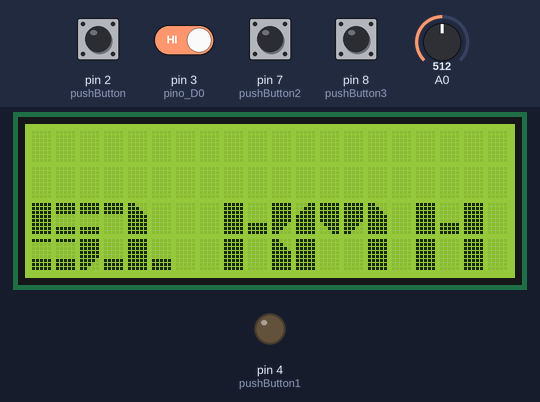
A sketch run on a simulated Arduino Uno, built with avr-gcc and run on an emulated ATmega328P. On the bench: 20×4 character LCD, output pins drawn as LEDs (lit = HIGH). Inputs (shaded band) come from the test bench; at power-on: pin 3 (pino_D0) HIGH, pin 2 (pushButton), pin 7 (pushButton2), pin 8 (pushButton3) LOW, A0 = 512. Pins used as bus, display or sensor lines are not drawn; what the sketch prints to the serial monitor is not drawn.

Above: at 1.3 s.
1.4 s: A0 set to 716
At 2.3 s:
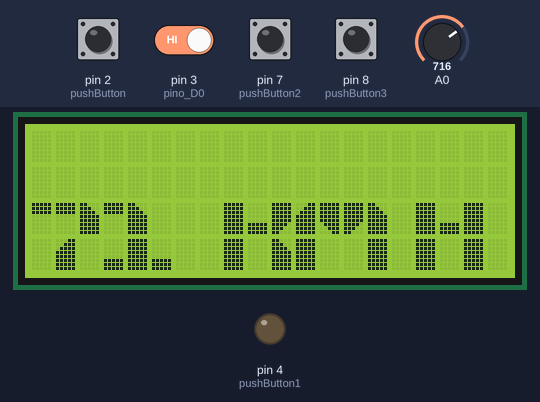
3.0 s: pin 3 (pino_D0) driven LOW
At 3.6 s:
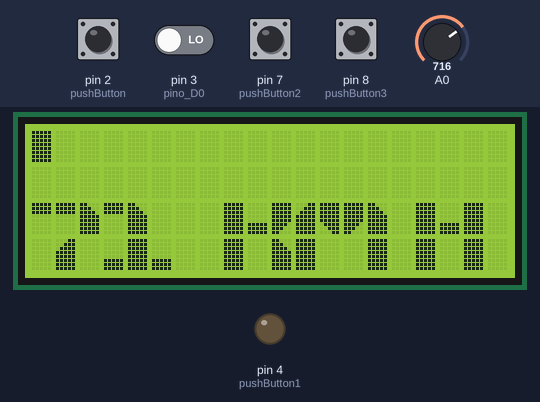
4.6 s: A0 set to 900
At 5.4 s:
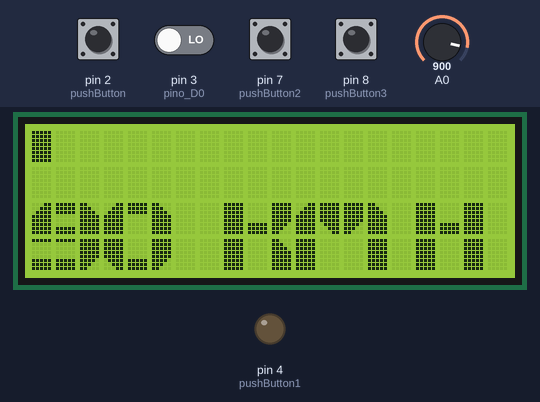
6.1 s: A0 set to 1023
At 6.5 s:
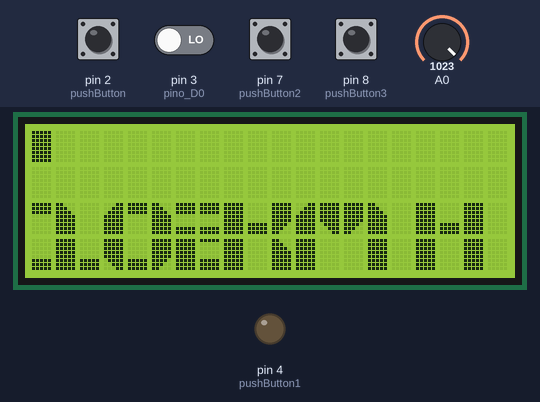
7.7 s: A0 set to 511
At 8.8 s:
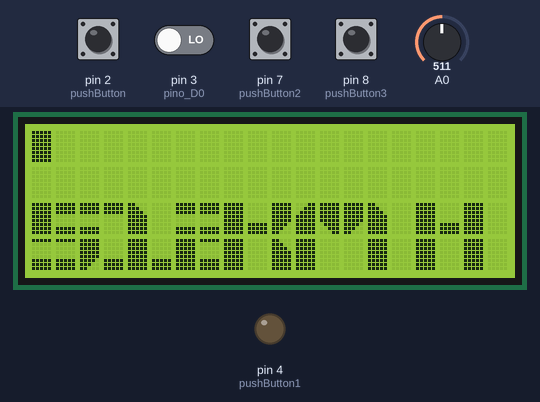
9.3 s: A0 set to 0
At 10.0 s:
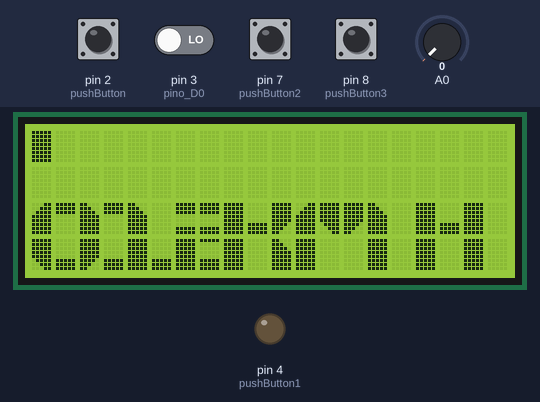
Timing chart, 0 to 12.0 s (numbered marks = the images above; inputs shaded):
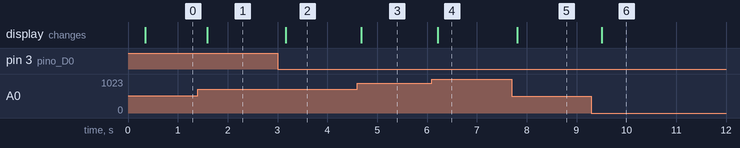

The sketch:

codigo_geral.ino
```cpp
//================================== LIB CONFIG =============================================================
#include <LiquidCrystal_I2C.h>
#include <Wire.h>
LiquidCrystal_I2C lcd(0x3F,2,1,0,4,5,6,7,3, POSITIVE);
//================================== LIB CONFIG =============================================================


//************************************DISPLAY FONT CONFIG******************************************************
#define build 1
#define revision 1
//************************************ DISPLAY FONT CONFIG*****************************************************


// ================================================ DISPLAY ========================================================

const char custom[][8] PROGMEM = {                        // Custom character definitions
      { 0x1F, 0x1F, 0x1F, 0x00, 0x00, 0x00, 0x00, 0x00 }, // char 1
      { 0x18, 0x1C, 0x1E, 0x1F, 0x1F, 0x1F, 0x1F, 0x1F }, // char 2
      { 0x1F, 0x1F, 0x1F, 0x1F, 0x1F, 0x0F, 0x07, 0x03 }, // char 3
      { 0x00, 0x00, 0x00, 0x00, 0x00, 0x1F, 0x1F, 0x1F }, // char 4
      { 0x1F, 0x1F, 0x1F, 0x1F, 0x1F, 0x1E, 0x1C, 0x18 }, // char 5
      { 0x1F, 0x1F, 0x1F, 0x00, 0x00, 0x00, 0x1F, 0x1F }, // char 6
      { 0x1F, 0x00, 0x00, 0x00, 0x00, 0x1F, 0x1F, 0x1F }, // char 7
      { 0x03, 0x07, 0x0F, 0x1F, 0x1F, 0x1F, 0x1F, 0x1F }  // char 8
};
// ================================================ DISPLAY ========================================================
// BIG FONT Character Set
// - Each character coded as 1-4 byte sets {top_row(0), top_row(1)... bot_row(0), bot_row(0)..."}
// - number of bytes terminated with 0x00; Character is made from [number_of_bytes/2] wide, 2 high
// - codes are: 0x01-0x08 => custom characters, 0x20 => space, 0xFF => black square
// ================================================ DISPLAY ========================================================

const char bigChars[][8] PROGMEM = {
      { 0x20, 0x20, 0x00, 0x00, 0x00, 0x00, 0x00, 0x00 }, // Space
      { 0xFF, 0x07, 0x00, 0x00, 0x00, 0x00, 0x00, 0x00 }, // !
      { 0x05, 0x05, 0x20, 0x20, 0x00, 0x00, 0x00, 0x00 }, // "
      { 0x04, 0xFF, 0x04, 0xFF, 0x04, 0x01, 0xFF, 0x01 }, // #
      { 0x08, 0xFF, 0x06, 0x07, 0xFF, 0x05, 0x00, 0x00 }, // $
      { 0x01, 0x20, 0x04, 0x01, 0x04, 0x01, 0x20, 0x04 }, // %
      { 0x08, 0x06, 0x02, 0x20, 0x03, 0x07, 0x02, 0x04 }, // &
      { 0x05, 0x20, 0x00, 0x00, 0x00, 0x00, 0x00, 0x00 }, // '
      { 0x08, 0x01, 0x03, 0x04, 0x00, 0x00, 0x00, 0x00 }, // (
      { 0x01, 0x02, 0x04, 0x05, 0x00, 0x00, 0x00, 0x00 }, // )
      { 0x01, 0x04, 0x04, 0x01, 0x04, 0x01, 0x01, 0x04 }, // *
      { 0x04, 0xFF, 0x04, 0x01, 0xFF, 0x01, 0x00, 0x00 }, // +
      { 0x20, 0x05, 0x00, 0x00, 0x00, 0x00, 0x00, 0x00 }, //
      { 0x04, 0x04, 0x04, 0x20, 0x20, 0x20, 0x00, 0x00 }, // -
      { 0x20, 0x04, 0x00, 0x00, 0x00, 0x00, 0x00, 0x00 }, // .
      { 0x20, 0x20, 0x04, 0x01, 0x04, 0x01, 0x20, 0x20 }, // /
      { 0x08, 0x01, 0x02, 0x03, 0x04, 0x05, 0x00, 0x00 }, // 0
      { 0x01, 0x02, 0x20, 0x04, 0xFF, 0x04, 0x00, 0x00 }, // 1
      { 0x06, 0x06, 0x02, 0xFF, 0x07, 0x07, 0x00, 0x00 }, // 2
      { 0x01, 0x06, 0x02, 0x04, 0x07, 0x05, 0x00, 0x00 }, // 3
      { 0x03, 0x04, 0xFF, 0x20, 0x20, 0xFF, 0x00, 0x00 }, // 4
      { 0xFF, 0x06, 0x06, 0x07, 0x07, 0x05, 0x00, 0x00 }, // 5
      { 0x08, 0x06, 0x06, 0x03, 0x07, 0x05, 0x00, 0x00 }, // 6
      { 0x01, 0x01, 0x02, 0x20, 0x08, 0x20, 0x00, 0x00 }, // 7
      { 0x08, 0x06, 0x02, 0x03, 0x07, 0x05, 0x00, 0x00 }, // 8
      { 0x08, 0x06, 0x02, 0x07, 0x07, 0x05, 0x00, 0x00 }, // 9
      { 0xA5, 0xA5, 0x00, 0x00, 0x00, 0x00, 0x00, 0x00 }, // :
      { 0x04, 0x05, 0x00, 0x00, 0x00, 0x00, 0x00, 0x00 }, // ;
      { 0x20, 0x04, 0x01, 0x01, 0x01, 0x04, 0x00, 0x00 }, // <
      { 0x04, 0x04, 0x04, 0x01, 0x01, 0x01, 0x00, 0x00 }, // =
      { 0x01, 0x04, 0x20, 0x04, 0x01, 0x01, 0x00, 0x00 }, // >
      { 0x01, 0x06, 0x02, 0x20, 0x07, 0x20, 0x00, 0x00 }, // ?
      { 0x08, 0x06, 0x02, 0x03, 0x04, 0x04, 0x00, 0x00 }, // @
      { 0x08, 0x06, 0x02, 0xFF, 0x20, 0xFF, 0x00, 0x00 }, // A
      { 0xFF, 0x06, 0x05, 0xFF, 0x07, 0x02, 0x00, 0x00 }, // B
      { 0x08, 0x01, 0x01, 0x03, 0x04, 0x04, 0x00, 0x00 }, // C
      { 0xFF, 0x01, 0x02, 0xFF, 0x04, 0x05, 0x00, 0x00 }, // D
      { 0xFF, 0x06, 0x06, 0xFF, 0x07, 0x07, 0x00, 0x00 }, // E
      { 0xFF, 0x06, 0x06, 0xFF, 0x20, 0x20, 0x00, 0x00 }, // F
      { 0x08, 0x01, 0x01, 0x03, 0x04, 0x02, 0x00, 0x00 }, // G
      { 0xFF, 0x04, 0xFF, 0xFF, 0x20, 0xFF, 0x00, 0x00 }, // H
      { 0x01, 0xFF, 0x01, 0x04, 0xFF, 0x04, 0x00, 0x00 }, // I
      { 0x20, 0x20, 0xFF, 0x04, 0x04, 0x05, 0x00, 0x00 }, // J
      { 0xFF, 0x04, 0x05, 0xFF, 0x20, 0x02, 0x00, 0x00 }, // K
      { 0xFF, 0x20, 0x20, 0xFF, 0x04, 0x04, 0x00, 0x00 }, // L
      { 0x08, 0x03, 0x05, 0x02, 0xFF, 0x20, 0x20, 0xFF }, // M
      { 0xFF, 0x02, 0x20, 0xFF, 0xFF, 0x20, 0x03, 0xFF }, // N
      { 0x08, 0x01, 0x02, 0x03, 0x04, 0x05, 0x00, 0x00 }, // 0
      { 0x08, 0x06, 0x02, 0xFF, 0x20, 0x20, 0x00, 0x00 }, // P
      { 0x08, 0x01, 0x02, 0x20, 0x03, 0x04, 0xFF, 0x04 }, // Q
      { 0xFF, 0x06, 0x02, 0xFF, 0x20, 0x02, 0x00, 0x00 }, // R
      { 0x08, 0x06, 0x06, 0x07, 0x07, 0x05, 0x00, 0x00 }, // S
      { 0x01, 0xFF, 0x01, 0x20, 0xFF, 0x20, 0x00, 0x00 }, // T
      { 0xFF, 0x20, 0xFF, 0x03, 0x04, 0x05, 0x00, 0x00 }, // U
      { 0x03, 0x20, 0x20, 0x05, 0x20, 0x02, 0x08, 0x20 }, // V
      { 0xFF, 0x20, 0x20, 0xFF, 0x03, 0x08, 0x02, 0x05 }, // W
      { 0x03, 0x04, 0x05, 0x08, 0x20, 0x02, 0x00, 0x00 }, // X
      { 0x03, 0x04, 0x05, 0x20, 0xFF, 0x20, 0x00, 0x00 }, // Y
      { 0x01, 0x06, 0x05, 0x08, 0x07, 0x04, 0x00, 0x00 }, // Z
      { 0xFF, 0x01, 0xFF, 0x04, 0x00, 0x00, 0x00, 0x00 }, // [
      { 0x01, 0x04, 0x20, 0x20, 0x20, 0x20, 0x01, 0x04 }, // Backslash
      { 0x01, 0xFF, 0x04, 0xFF, 0x00, 0x00, 0x00, 0x00 }, // ]
      { 0x08, 0x02, 0x20, 0x20, 0x00, 0x00, 0x00, 0x00 }, // ^
      { 0x20, 0x20, 0x20, 0x04, 0x04, 0x04, 0x00, 0x00 }  // _
};
byte col,row,nb=0,bc=0;                                   // general
byte bb[8];                                               // byte buffer for reading from PROGMEM
// ================================================ DISPLAY ========================================================


// ================================================ COMBUSTÍVEL ========================================================
#define nComb 200 //tamanho do array pra fazer a media
// digital pin 2, 4, 7, 8 has a sensor attached to it. Give it a name:
#define pushButton 2
#define pushButton1 4
#define pushButton2 7
#define pushButton3 8

 //unsigned long timeold;

long cont = 0;
short valorAtual;
int somaTotal;


 // ================================================ COMBUSTÍVEL ========================================================

// ================================================ COMBUSTÍVEL ========================================================


void combustivel()
{
   if (digitalRead(pushButton)) {
    valorAtual = 25;
    delay(10);
  }
  if (digitalRead(pushButton1)) {
    valorAtual = 50;
    delay(10);
  }
  if (digitalRead(pushButton2)) {
    valorAtual = 75;
    delay(10);
  }
  if (digitalRead(pushButton3)) {
    valorAtual = 99;
    delay(10);
  }

  if( valorAtual == 0)
  {
    Serial.write("#TextGas00"); Serial.print(valorAtual);  Serial.write("\n");
    delay(100);
    }
    else
    {
      Serial.write("#TextGas0"); Serial.print(valorAtual);  Serial.write("\n");
      delay(100);

      }

  }


// ================================================ COMBUSTÍVEL ========================================================


//===================================================RPM========================================================


//--- Mapeamento de Hardware ---
#define   vcc      5
#define   gnd      4
#define   pino_D0  3
// --- Variáveis Globais ---
int           rpm;
volatile byte pulsos;
unsigned long timeold;
const int maxRPM = 4100;                  // maximum RPM for LCD Bar
int rpmMaximum = 0;
//Altere o numero abaixo de acordo com o seu disco encoder
unsigned int pulsos_por_volta = 4;


// --- Interrupção ---
void contador()
{
  //Incrementa contador
  pulsos++;
}

//===================================================RPM========================================================


//*****************************************************************************************//
//                                      Initial Setup
//*****************************************************************************************//
void setup() {

  Serial.begin(9600);

 // ================================================ DISPLAY ========================================================
  lcd.begin(20, 4);

  for (nb=0; nb<8; nb++ ) {                     // create 8 custom characters
    for (bc=0; bc<8; bc++) bb[bc]= pgm_read_byte( &custom[nb][bc] );
    lcd.createChar ( nb+1, bb );
  }
//  lcd.clear();
// ================================================ DISPLAY ========================================================

 // ================================================ COMBUSTÍVEL ========================================================
 pinMode(pushButton, INPUT);
  pinMode(pushButton1, INPUT);
  pinMode(pushButton2, INPUT);
  pinMode(pushButton3, INPUT);

 // ================================================ COMBUSTÍVEL ========================================================

//===================================================RPM========================================================

  pinMode(vcc,    OUTPUT);
  pinMode(gnd,    OUTPUT);
  pinMode(pino_D0, INPUT);

  digitalWrite(vcc, HIGH);
  digitalWrite(gnd,  LOW);

  //Interrupcao 1 - pino digital 3
  //Aciona o contador a cada pulso
  attachInterrupt(1, contador, FALLING);
  pulsos = 0;
  rpm = 0;
  timeold = 0;

//===================================================RPM========================================================

}

//*****************************************************************************************//
//                                      MAIN LOOP
//*****************************************************************************************//
void loop() {

//====================================================RPM=======================================================
  //Atualiza contador a cada segundo

    //Desabilita interrupcao durante o calculo
    detachInterrupt(1);
    rpm = (60 * 1000 / pulsos_por_volta ) / (millis() - timeold) * pulsos;
    timeold = millis();
    pulsos = 0;


    //Habilita interrupcao
    attachInterrupt(1, contador, FALLING);


  if (rpm > rpmMaximum){
    rpmMaximum = rpm;
  }
  //lcd.clear();
  displayRPM(rpm);
  displayBar(rpm);
   Serial.write("#TextRPM0"); Serial.print(rpm);  Serial.write("\n");
  delay(30);
//===================================================RPM========================================================


// ================================================ COMBUSTÍVEL ========================================================

combustivel();

// ================================================ COMBUSTÍVEL ========================================================


//===================================================SPEED========================================================

  float vel = analogRead(A0) /10;


  char thisVel[5];
 dtostrf(vel, 0, 0,thisVel);
 //writeBigString(thisTemp, 7, 0);
 writeBigString(thisVel, 0, 2);

 writeBigString("KM|H", 8, 2);

//===================================================SPEED========================================================

}


// ================================================ DISPLAY ========================================================
// writeBigChar: writes big character 'ch' to column x, row y; returns number of columns used by 'ch'

int writeBigChar(char ch, byte x, byte y) {
  if (ch < ' ' || ch > '_') return 0;               // If outside table range, do nothing
  nb=0;                                             // character byte counter
  for (bc=0; bc<8; bc++) {
    bb[bc] = pgm_read_byte( &bigChars[ch-' '][bc] );  // read 8 bytes from PROGMEM
    if(bb[bc] != 0) nb++;
  }

  bc=0;
  for (row = y; row < y+2; row++) {
    for (col = x; col < x+nb/2; col++ ) {
      lcd.setCursor(col, row);                      // move to position
      lcd.write(bb[bc++]);                          // write byte and increment to next
    }
//    lcd.setCursor(col, row);
//    lcd.write(' ');                                 // Write ' ' between letters
  }
  return nb/2-1;                                      // returns number of columns used by char
}

// ================================================ DISPLAY ========================================================


// ================================================ DISPLAY ========================================================
void writeBigString(char *str, byte x, byte y) {
  char c;
  while ((c = *str++))
  x += writeBigChar(c, x, y) + 1;
}
// ================================================ DISPLAY ========================================================


//====================================================RPM=======================================================
void displayRPM(int rpm)
{/*
  lcd.clear();
  lcd.setCursor(0, 0);
  lcd.print(rpm);
  */
  /*
  lcd.setCursor(7,0);
  lcd.print(rpmMaximum);

  lcd.setCursor(13,0);

  lcd.print("MAX");
  */

}
void displayBar(int rpm)
{
  int numOfBars=map(rpm,0,maxRPM,0,19);

  //lcd.setCursor(0,1);
  lcd.setCursor(0,0);
  if (rpm!=0)
  {
  for (int i=0; i<=numOfBars; i++)
   {
        lcd.setCursor(i,0);
        lcd.write(1023);
      }
  }
}
//====================================================RPM=======================================================
```

Measured:
- after the input at 1.4 s, the display: changes after 0.19 s (image 1)
- after the input at 3.0 s, the display: changes after 0.16 s (image 2)
- after the input at 4.6 s, the display: changes after 0.08 s (image 3)
- after the input at 6.1 s, the display: changes after 0.11 s (image 4)
- after the input at 7.7 s, the display: changes after 0.11 s (image 5)
- after the input at 9.3 s, the display: changes after 0.21 s (image 6)
